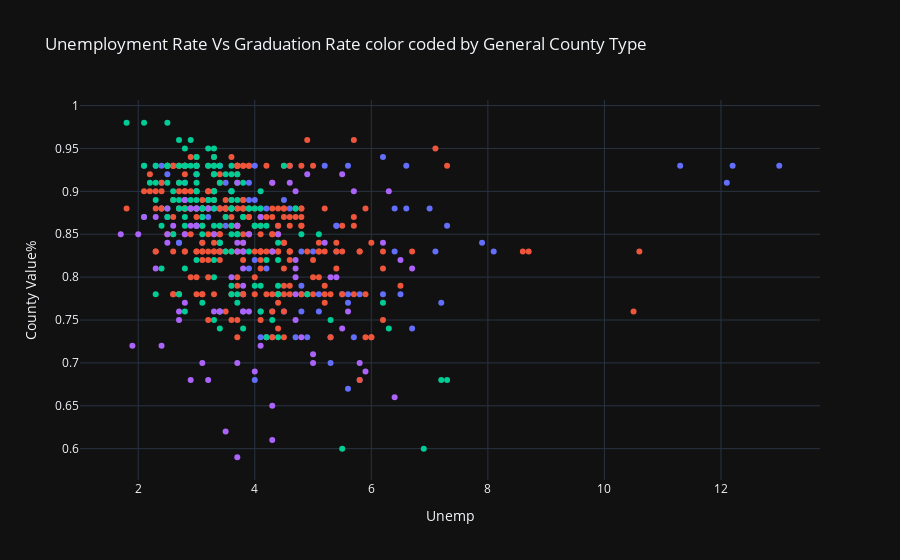

The notebook cell this image was saved under:
### Code cell
# Unemployment versus Graduation Rate, variation with county type illustrated

fig = px.scatter(
    df,
    title="Unemployment Rate Vs Graduation Rate color coded by General County Type",
    x="Unemp",
    y="County Value%",
    # size="County Value",
    color="General County Type",
    template="plotly_dark",
    labels={"Unemployment dec ":"Unemployment dec ", "County Value":"County Value"}
)
# fig.update_traces(textposition='top left')

fig.update_layout(showlegend= False)
fig.show()

### Figure 1 — Plotly figure (JSON) as saved in the notebook; plotly's stock layout.template omitted (floating-point values rounded to 4 significant figures; data arrays with more than 128 entries replaced by an {"elided": "..."} marker saying what was removed)
{"data": [{"hovertemplate": "General County Type=Town<br>Unemp=%{x}<br>County Value%=%{y}<extra></extra>", "legendgroup": "Town", "marker": {"color": "#636efa", "symbol": "circle"}, "mode": "markers", "name": "Town", "orientation": "v", "showlegend": true, "type": "scatter", "x": [13, 12.2, 12.1, 11.3, 8.1, 7.9, 7.3, 7.2, 7.1, 7, 6.7, 6.6, 6.6, 6.5, 6.4, 6.4, 6.2, 6.2, 5.8, 5.8, 5.7, 5.6, 5.6, 5.6, 5.6, 5.5, 5.4, 5.4, 5.4, 5.3, 5.3, 5.2, 5.1, 5.1, 5, 4.9, 4.8, 4.8, 4.8, 4.8, 4.7, 4.6, 4.6, 4.5, 4.5, 4.4, 4.4, 4.3, 4.3, 4.2, 4.2, 4.2, 4.1, 4.1, 4.1, 4.1, 4, 4, 4, 4, 3.9, 3.9, 3.9, 3.8, 3.8, 3.8, 3.7, 3.7, 3.6, 3.5, 3.5, 3.5, 3.4, 3.4, 3.4, 3.4, 3.4, 3.4, 3.3, 3.3, 3.2, 3.1, 3.1, 3, 3, 3, 3, 3, 2.8, 2.8, 2.7, 2.7, 2.7, 2.5, 2.5, 2.4, 2.4, 2.4, 2.3, 2.1], "xaxis": "x", "y": [0.93, 0.93, 0.91, 0.93, 0.83, 0.84, 0.86, 0.77, 0.83, 0.88, 0.74, 0.88, 0.93, 0.78, 0.83, 0.88, 0.78, 0.94, 0.78, 0.68, 0.73, 0.78, 0.93, 0.67, 0.77, 0.78, 0.83, 0.86, 0.86, 0.7, 0.73, 0.93, 0.78, 0.76, 0.83, 0.73, 0.76, 0.78, 0.79, 0.83, 0.73, 0.93, 0.88, 0.76, 0.89, 0.86, 0.78, 0.73, 0.76, 0.73, 0.88, 0.81, 0.73, 0.76, 0.83, 0.88, 0.68, 0.93, 0.82, 0.89, 0.89, 0.91, 0.81, 0.78, 0.78, 0.83, 0.93, 0.88, 0.9, 0.88, 0.91, 0.86, 0.83, 0.88, 0.83, 0.93, 0.84, 0.93, 0.88, 0.88, 0.87, 0.84, 0.88, 0.88, 0.92, 0.88, 0.93, 0.92, 0.93, 0.91, 0.84, 0.84, 0.88, 0.92, 0.87, 0.93, 0.88, 0.91, 0.93, 0.93], "yaxis": "y"}, {"hovertemplate": "General County Type=Rural<br>Unemp=%{x}<br>County Value%=%{y}<extra></extra>", "legendgroup": "Rural", "marker": {"color": "#EF553B", "symbol": "circle"}, "mode": "markers", "name": "Rural", "orientation": "v", "showlegend": true, "type": "scatter", "x": {"elided": "268 float values"}, "xaxis": "x", "y": {"elided": "268 float values"}, "yaxis": "y"}, {"hovertemplate": "General County Type=Suburb<br>Unemp=%{x}<br>County Value%=%{y}<extra></extra>", "legendgroup": "Suburb", "marker": {"color": "#00cc96", "symbol": "circle"}, "mode": "markers", "name": "Suburb", "orientation": "v", "showlegend": true, "type": "scatter", "x": {"elided": "148 float values"}, "xaxis": "x", "y": {"elided": "148 float values"}, "yaxis": "y"}, {"hovertemplate": "General County Type=City<br>Unemp=%{x}<br>County Value%=%{y}<extra></extra>", "legendgroup": "City", "marker": {"color": "#ab63fa", "symbol": "circle"}, "mode": "markers", "name": "City", "orientation": "v", "showlegend": true, "type": "scatter", "x": [6.7, 6.5, 6.4, 6.3, 6.2, 5.9, 5.8, 5.7, 5.6, 5.5, 5.5, 5.4, 5.3, 5.2, 5, 5, 4.9, 4.8, 4.7, 4.7, 4.7, 4.7, 4.7, 4.7, 4.6, 4.4, 4.3, 4.3, 4.3, 4.3, 4.1, 4.1, 4, 3.9, 3.9, 3.8, 3.8, 3.8, 3.8, 3.8, 3.8, 3.7, 3.7, 3.7, 3.7, 3.7, 3.7, 3.7, 3.6, 3.5, 3.4, 3.4, 3.3, 3.3, 3.2, 3.2, 3.1, 3, 3, 3, 2.9, 2.9, 2.9, 2.8, 2.8, 2.8, 2.8, 2.7, 2.7, 2.6, 2.5, 2.5, 2.5, 2.4, 2.3, 2.3, 2.1, 2, 1.9, 1.7], "xaxis": "x", "y": [0.81, 0.82, 0.66, 0.9, 0.84, 0.69, 0.7, 0.9, 0.76, 0.92, 0.74, 0.8, 0.8, 0.84, 0.7, 0.71, 0.92, 0.73, 0.81, 0.75, 0.82, 0.8, 0.78, 0.9, 0.91, 0.85, 0.83, 0.91, 0.65, 0.61, 0.87, 0.72, 0.69, 0.76, 0.85, 0.83, 0.81, 0.76, 0.79, 0.76, 0.84, 0.91, 0.7, 0.86, 0.84, 0.86, 0.83, 0.59, 0.8, 0.62, 0.76, 0.76, 0.76, 0.85, 0.88, 0.68, 0.7, 0.88, 0.86, 0.86, 0.68, 0.88, 0.86, 0.89, 0.85, 0.89, 0.77, 0.76, 0.75, 0.86, 0.85, 0.88, 0.84, 0.72, 0.87, 0.81, 0.87, 0.85, 0.72, 0.85], "yaxis": "y"}], "layout": {"legend": {"title": {"text": "General County Type"}, "tracegroupgap": 0}, "showlegend": false, "title": {"text": "Unemployment Rate Vs Graduation Rate color coded by General County Type"}, "xaxis": {"anchor": "y", "domain": [0, 1], "title": {"text": "Unemp"}}, "yaxis": {"anchor": "x", "domain": [0, 1], "title": {"text": "County Value%"}}}}
